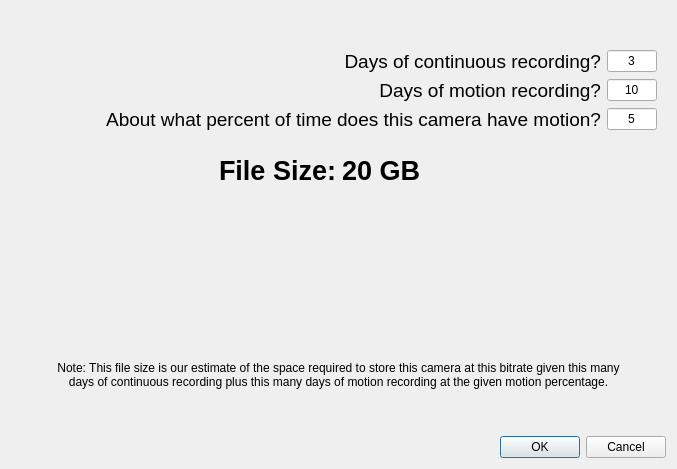
<?xml version="1.0" encoding="UTF-8"?>
<ui version="4.0">
 <class>Retention</class>
 <widget class="QDialog" name="Retention">
  <property name="geometry">
   <rect>
    <x>0</x>
    <y>0</y>
    <width>677</width>
    <height>469</height>
   </rect>
  </property>
  <property name="windowTitle">
   <string>Dialog</string>
  </property>
  <layout class="QVBoxLayout" name="verticalLayout">
   <item>
    <widget class="QWidget" name="widget_3" native="true">
     <layout class="QGridLayout" name="gridLayout_2">
      <item row="1" column="0">
       <widget class="QLabel" name="label_2">
        <property name="font">
         <font>
          <pointsize>14</pointsize>
         </font>
        </property>
        <property name="text">
         <string>Days of continuous recording?</string>
        </property>
        <property name="alignment">
         <set>Qt::AlignRight|Qt::AlignTrailing|Qt::AlignVCenter</set>
        </property>
       </widget>
      </item>
      <item row="1" column="1">
       <widget class="QLineEdit" name="daysContinuousRetention">
        <property name="sizePolicy">
         <sizepolicy hsizetype="Fixed" vsizetype="Fixed">
          <horstretch>0</horstretch>
          <verstretch>0</verstretch>
         </sizepolicy>
        </property>
        <property name="maximumSize">
         <size>
          <width>50</width>
          <height>16777215</height>
         </size>
        </property>
        <property name="text">
         <string>3</string>
        </property>
        <property name="alignment">
         <set>Qt::AlignCenter</set>
        </property>
       </widget>
      </item>
      <item row="2" column="1">
       <widget class="QLineEdit" name="daysMotionRetention">
        <property name="maximumSize">
         <size>
          <width>50</width>
          <height>16777215</height>
         </size>
        </property>
        <property name="text">
         <string>10</string>
        </property>
        <property name="alignment">
         <set>Qt::AlignCenter</set>
        </property>
       </widget>
      </item>
      <item row="2" column="0">
       <widget class="QLabel" name="label_7">
        <property name="font">
         <font>
          <pointsize>14</pointsize>
         </font>
        </property>
        <property name="text">
         <string>Days of motion recording?</string>
        </property>
        <property name="alignment">
         <set>Qt::AlignRight|Qt::AlignTrailing|Qt::AlignVCenter</set>
        </property>
       </widget>
      </item>
      <item row="3" column="1">
       <widget class="QLineEdit" name="motionPercentageEstimate">
        <property name="maximumSize">
         <size>
          <width>50</width>
          <height>16777215</height>
         </size>
        </property>
        <property name="text">
         <string>5</string>
        </property>
        <property name="alignment">
         <set>Qt::AlignCenter</set>
        </property>
       </widget>
      </item>
      <item row="3" column="0">
       <widget class="QLabel" name="motionPercentageEstimateLabel">
        <property name="font">
         <font>
          <pointsize>14</pointsize>
         </font>
        </property>
        <property name="text">
         <string>About what percent of time does this camera have motion?</string>
        </property>
        <property name="alignment">
         <set>Qt::AlignRight|Qt::AlignTrailing|Qt::AlignVCenter</set>
        </property>
       </widget>
      </item>
      <item row="0" column="0">
       <widget class="QLabel" name="headingLabel">
        <property name="font">
         <font>
          <pointsize>16</pointsize>
          <weight>75</weight>
          <bold>true</bold>
         </font>
        </property>
        <property name="text">
         <string/>
        </property>
        <property name="alignment">
         <set>Qt::AlignCenter</set>
        </property>
       </widget>
      </item>
     </layout>
    </widget>
   </item>
   <item>
    <widget class="QWidget" name="widget" native="true">
     <property name="sizePolicy">
      <sizepolicy hsizetype="Preferred" vsizetype="Fixed">
       <horstretch>0</horstretch>
       <verstretch>0</verstretch>
      </sizepolicy>
     </property>
     <layout class="QHBoxLayout" name="horizontalLayout">
      <item>
       <widget class="QLabel" name="label_3">
        <property name="font">
         <font>
          <pointsize>20</pointsize>
          <weight>75</weight>
          <bold>true</bold>
         </font>
        </property>
        <property name="text">
         <string>File Size:</string>
        </property>
        <property name="alignment">
         <set>Qt::AlignRight|Qt::AlignTrailing|Qt::AlignVCenter</set>
        </property>
       </widget>
      </item>
      <item>
       <widget class="QLabel" name="fileSizeLabel">
        <property name="font">
         <font>
          <pointsize>20</pointsize>
          <weight>75</weight>
          <bold>true</bold>
         </font>
        </property>
        <property name="text">
         <string>20 GB</string>
        </property>
       </widget>
      </item>
     </layout>
    </widget>
   </item>
   <item alignment="Qt::AlignHCenter">
    <widget class="QWidget" name="widget_2" native="true">
     <layout class="QGridLayout" name="gridLayout"/>
    </widget>
   </item>
   <item>
    <widget class="QLabel" name="label_6">
     <property name="text">
      <string>Note: This file size is our estimate of the space required to store this camera at this bitrate given this many
days of continuous recording plus this many days of motion recording at the given motion percentage.</string>
     </property>
     <property name="alignment">
      <set>Qt::AlignCenter</set>
     </property>
    </widget>
   </item>
   <item>
    <widget class="QDialogButtonBox" name="retentionButtonBox">
     <property name="orientation">
      <enum>Qt::Horizontal</enum>
     </property>
     <property name="standardButtons">
      <set>QDialogButtonBox::Cancel|QDialogButtonBox::Ok</set>
     </property>
    </widget>
   </item>
  </layout>
 </widget>
 <resources/>
 <connections/>
</ui>
